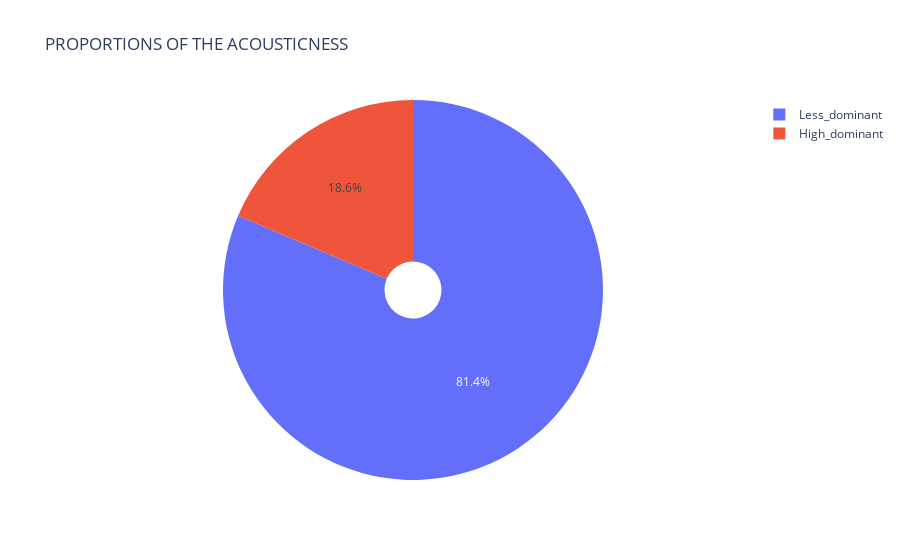

Write notebook code for a chart like this one.
### Code cell
#PIE CHART REPRESENTATION
px.pie(data_frame= acousticc, names= ['Less_dominant','High_dominant'], values= acousticc["Values"], 
                   title= "PROPORTIONS OF THE ACOUSTICNESS", hole= 0.15)

### Figure 1 — Plotly figure (JSON) as saved in the notebook; plotly's stock layout.template omitted (floating-point values rounded to 4 significant figures)
{"data": [{"domain": {"x": [0, 1], "y": [0, 1]}, "hole": 0.15, "hovertemplate": "label=%{label}<br>Values=%{value}<extra></extra>", "labels": ["Less_dominant", "High_dominant"], "legendgroup": "", "name": "", "showlegend": true, "type": "pie", "values": [33732, 7716]}], "layout": {"legend": {"tracegroupgap": 0}, "title": {"text": "PROPORTIONS OF THE ACOUSTICNESS"}}}
